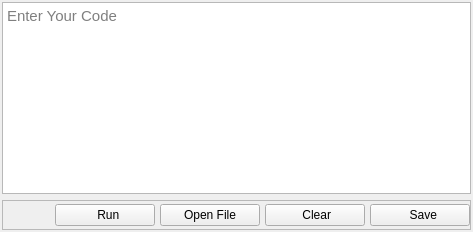
            <widget class="QWidget" name="page_2">
             <layout class="QVBoxLayout" name="verticalLayout_6">
              <property name="leftMargin">
               <number>2</number>
              </property>
              <property name="topMargin">
               <number>2</number>
              </property>
              <property name="rightMargin">
               <number>2</number>
              </property>
              <property name="bottomMargin">
               <number>2</number>
              </property>
              <item>
               <widget class="QTextEdit" name="textEdit">
                <property name="font">
                 <font>
                  <family>Arial</family>
                  <pointsize>11</pointsize>
                 </font>
                </property>
                <property name="cursor" stdset="0">
                 <cursorShape>IBeamCursor</cursorShape>
                </property>
                <property name="autoFormatting">
                 <set>QTextEdit::AutoFormattingFlag::AutoNone</set>
                </property>
                <property name="lineWrapMode">
                 <enum>QTextEdit::LineWrapMode::WidgetWidth</enum>
                </property>
                <property name="overwriteMode">
                 <bool>false</bool>
                </property>
                <property name="cursorWidth">
                 <number>3</number>
                </property>
                <property name="textInteractionFlags">
                 <set>Qt::TextInteractionFlag::LinksAccessibleByKeyboard|Qt::TextInteractionFlag::LinksAccessibleByMouse|Qt::TextInteractionFlag::TextBrowserInteraction|Qt::TextInteractionFlag::TextEditable|Qt::TextInteractionFlag::TextEditorInteraction|Qt::TextInteractionFlag::TextSelectableByKeyboard|Qt::TextInteractionFlag::TextSelectableByMouse</set>
                </property>
                <property name="placeholderText">
                 <string>Enter Your Code</string>
                </property>
               </widget>
              </item>
              <item alignment="Qt::AlignmentFlag::Qt::AlignmentFlag::AlignBottom">
               <widget class="QFrame" name="frame">
                <property name="sizePolicy">
                 <sizepolicy hsizetype="Expanding" vsizetype="Preferred">
                  <horstretch>0</horstretch>
                  <verstretch>0</verstretch>
                 </sizepolicy>
                </property>
                <property name="minimumSize">
                 <size>
                  <width>0</width>
                  <height>30</height>
                 </size>
                </property>
                <property name="maximumSize">
                 <size>
                  <width>5555555</width>
                  <height>35</height>
                 </size>
                </property>
                <property name="layoutDirection">
                 <enum>Qt::LayoutDirection::LeftToRight</enum>
                </property>
                <property name="frameShape">
                 <enum>QFrame::Shape::StyledPanel</enum>
                </property>
                <property name="frameShadow">
                 <enum>QFrame::Shadow::Raised</enum>
                </property>
                <layout class="QHBoxLayout" name="horizontalLayout_8">
                 <property name="spacing">
                  <number>5</number>
                 </property>
                 <property name="leftMargin">
                  <number>0</number>
                 </property>
                 <property name="topMargin">
                  <number>0</number>
                 </property>
                 <property name="rightMargin">
                  <number>0</number>
                 </property>
                 <property name="bottomMargin">
                  <number>0</number>
                 </property>
                 <item>
                  <widget class="QLabel" name="fileName">
                   <property name="font">
                    <font>
                     <family>Arial</family>
                    </font>
                   </property>
                   <property name="text">
                    <string/>
                   </property>
                  </widget>
                 </item>
                 <item>
                  <spacer name="horizontalSpacer">
                   <property name="orientation">
                    <enum>Qt::Orientation::Horizontal</enum>
                   </property>
                   <property name="sizeHint" stdset="0">
                    <size>
                     <width>40</width>
                     <height>20</height>
                    </size>
                   </property>
                  </spacer>
                 </item>
                 <item>
                  <widget class="QPushButton" name="RunButton">
                   <property name="minimumSize">
                    <size>
                     <width>100</width>
                     <height>0</height>
                    </size>
                   </property>
                   <property name="cursor">
                    <cursorShape>PointingHandCursor</cursorShape>
                   </property>
                   <property name="text">
                    <string>  Run</string>
                   </property>
                   <property name="icon">
                    <iconset resource="D:/MyStudy/college/Level4_1st/Compiler/Projects/ProjectGUI/resource.qrc">
                     <normaloff>:/icon/resources/sharpen2.png</normaloff>:/icon/resources/sharpen2.png</iconset>
                   </property>
                  </widget>
                 </item>
                 <item>
                  <widget class="QPushButton" name="Open_file">
                   <property name="minimumSize">
                    <size>
                     <width>100</width>
                     <height>0</height>
                    </size>
                   </property>
                   <property name="maximumSize">
                    <size>
                     <width>100</width>
                     <height>16777215</height>
                    </size>
                   </property>
                   <property name="cursor">
                    <cursorShape>PointingHandCursor</cursorShape>
                   </property>
                   <property name="layoutDirection">
                    <enum>Qt::LayoutDirection::LeftToRight</enum>
                   </property>
                   <property name="autoFillBackground">
                    <bool>false</bool>
                   </property>
                   <property name="text">
                    <string>Open File</string>
                   </property>
                   <property name="icon">
                    <iconset resource="D:/MyStudy/college/Level4_1st/Compiler/Projects/ProjectGUI/resource.qrc">
                     <normaloff>:/icon/resources/open-folder.png</normaloff>:/icon/resources/open-folder.png</iconset>
                   </property>
                   <property name="checkable">
                    <bool>false</bool>
                   </property>
                   <property name="autoExclusive">
                    <bool>true</bool>
                   </property>
                  </widget>
                 </item>
                 <item>
                  <widget class="QPushButton" name="ClearButton">
                   <property name="minimumSize">
                    <size>
                     <width>100</width>
                     <height>0</height>
                    </size>
                   </property>
                   <property name="maximumSize">
                    <size>
                     <width>100</width>
                     <height>16777215</height>
                    </size>
                   </property>
                   <property name="cursor">
                    <cursorShape>PointingHandCursor</cursorShape>
                   </property>
                   <property name="text">
                    <string> Clear</string>
                   </property>
                   <property name="icon">
                    <iconset resource="D:/MyStudy/college/Level4_1st/Compiler/Projects/ProjectGUI/resource.qrc">
                     <normaloff>:/icon/resources/rubber.png</normaloff>:/icon/resources/rubber.png</iconset>
                   </property>
                  </widget>
                 </item>
                 <item>
                  <widget class="QPushButton" name="Save_file">
                   <property name="minimumSize">
                    <size>
                     <width>100</width>
                     <height>0</height>
                    </size>
                   </property>
                   <property name="maximumSize">
                    <size>
                     <width>100</width>
                     <height>16777215</height>
                    </size>
                   </property>
                   <property name="cursor">
                    <cursorShape>PointingHandCursor</cursorShape>
                   </property>
                   <property name="text">
                    <string>  Save</string>
                   </property>
                   <property name="icon">
                    <iconset resource="D:/MyStudy/college/Level4_1st/Compiler/Projects/ProjectGUI/resource.qrc">
                     <normaloff>:/icon/resources/floppy-disk.png</normaloff>:/icon/resources/floppy-disk.png</iconset>
                   </property>
                  </widget>
                 </item>
                </layout>
               </widget>
              </item>
             </layout>
            </widget>
